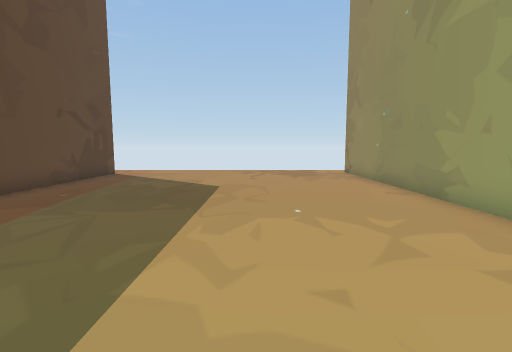
View 1 (above)

12 first-person views from a walk through a 3-D level made in the Unity game engine. The camera is 1.3 m above the floor, tilts 6° down and sees 85° across. The floor is counted in squares, 1 m on a side. Each view is taken from the middle of a square. On the plan, view 1 faces up. The plan holds only what a view shows up to about 13 squares ahead; the rest is blank. The place goes on beyond the plan. Some animated figures are left out. Some surface patterns are stand-ins.

View 2
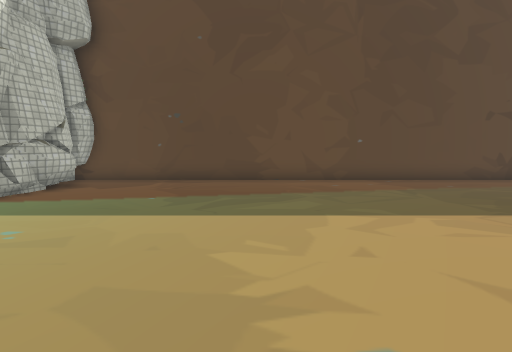

View 3
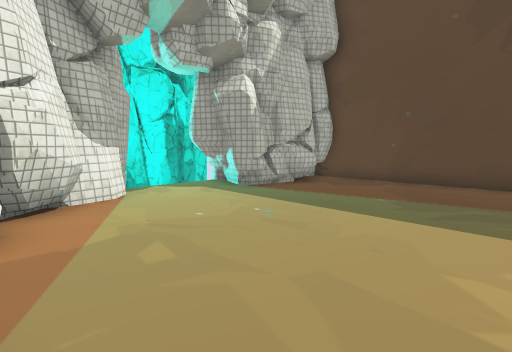

View 4
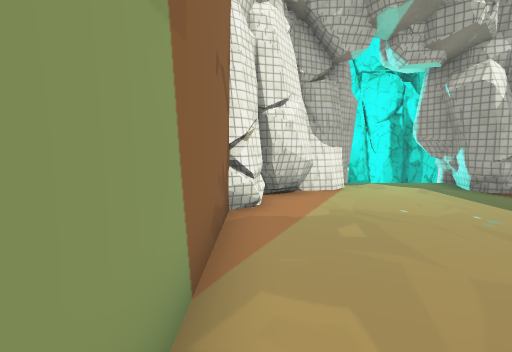

View 5
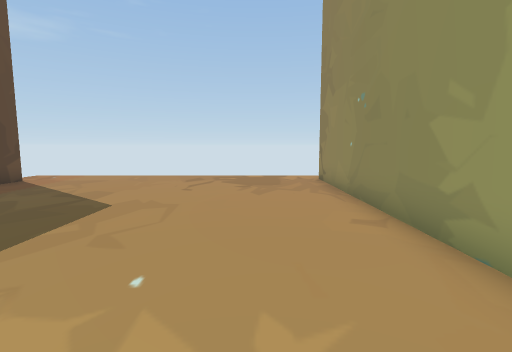

View 6
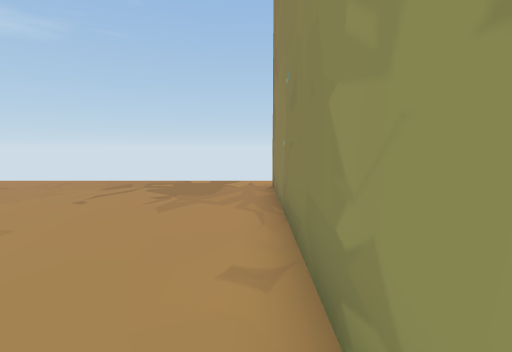

View 7
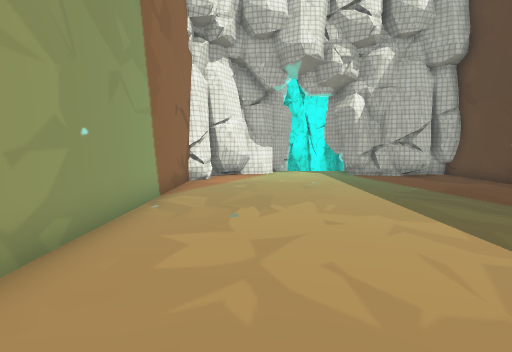

View 8
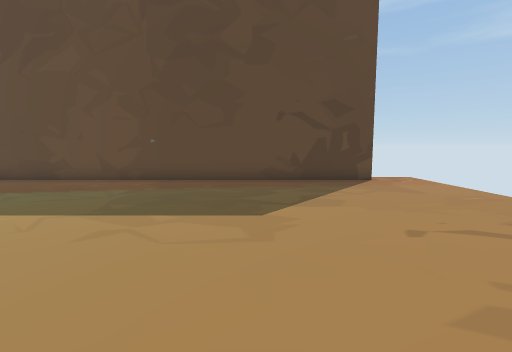

View 9
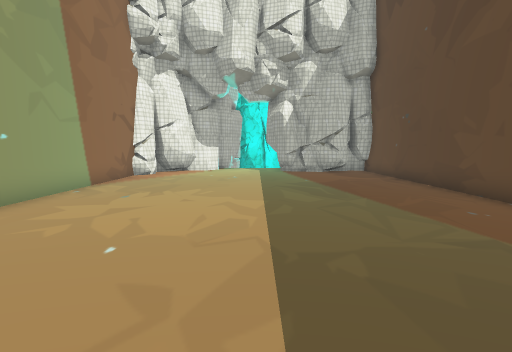

View 10
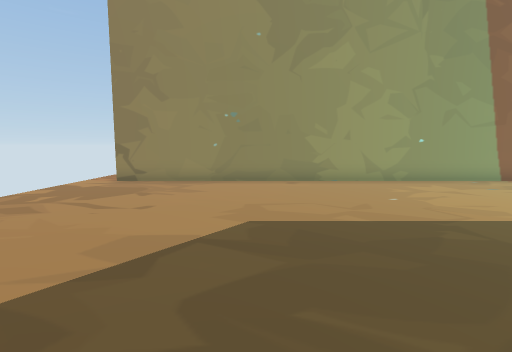

View 11
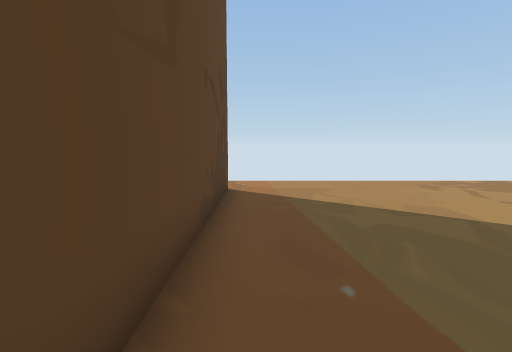

View 12
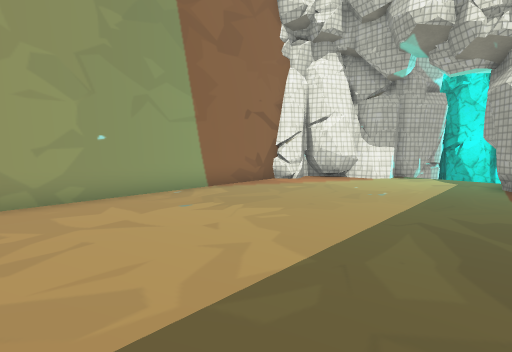

### Floor plan
Points are (right, up) in squares from view 1. A wall is a line through its corners. A room is listed if a view was taken in it or the views show most of it. See-through windows are left out.
Room 1 (views 1, 2, 3, 4, 5, 6, 7, 8, 9, 10, 11, 12)
walls: (-6.9, 13.6) (-6.9, -6.1); (4.5, -3.9) (4.5, 14.4); (-2.6, -5.5) (-2.2, -6); (-2.6, -5.5) (-2.2, -6); (-4.4, -5.1) (-3.5, -5.9); (-2.9, -5.5) (-2.8, -5.5); (3.8, -4.6) (4.2, -3.8); (-5, -5) (-2.5, -5.9); (-3.8, -5.4) (-3.5, -5.9); (-5.3, -4.9) (-3.8, -5.3); (3.3, -5) (3.6, -5); (-3.2, -5.7) (-2.7, -5.6); (-4.4, -5.6) (-3.9, -5.8); (2.7, -5.5) (3.2, -5.1) (3.6, -5); (-2.2, -6.1) (-2.1, -6.3); (-2.1, -6.2) (-2.5, -7.4) (-2.2, -8); (-5.8, -5.3) (-4.8, -5); (-5.7, -5.4) (-4.9, -4.9) (-4.7, -5.3) (-3.7, -5.4) (-3.4, -5.8) (-2.8, -5.5); (-6.9, -5.2) (-6.4, -5.3); (-2.3, -6.8) (-2.3, -7.5); (-2.5, -6.8) (-2, -8); (-6.6, -5.5) (-6.3, -6); (2.2, -6.5) (2.7, -5.6) (3.3, -5.2); (-6.9, -5.4) (-6.4, -5.5) (-6.1, -6); (-2.2, -6.9) (-1.7, -8); (-2.3, -6.9) (-1.6, -7.9); (1.4, -6.9) (2, -6.4) (2.8, -6.2); (1.4, -7) (1.8, -6.6) (2.3, -6.5) (2.7, -5.6); (1.1, -7.2) (1.8, -6.5); (0.5, -8.6) (1.1, -7.9)
low walls: (3.8, -3.9) (4.6, -3.5); (-2.8, -5.5) (-2.2, -6) (-2.7, -7.4); (-3.6, -5.4) (-3.4, -5.8); (3.9, -4.6) (4.1, -3.7); (-5.1, -5.2) (-4.5, -5.3); (3, -5.6) (3.6, -5.3); (2.8, -6) (3.5, -5.5); (1.2, -6.8) (1.6, -6.5)
ways out: opening at (5, 15)

Where each view was taken, in squares from view 1:
view 1: 0 up, 0 right, facing up
view 2: 1 up, 4 right, facing left
view 3: 1 up, 4 right, facing down-left
view 4: 2 up, 4 right, facing down
view 5: 3 up, 2 right, facing up
view 6: 5 up, 4 right, facing up
view 7: 7 up, 2 right, facing down
view 8: 9 up, 4 right, facing left
view 9: 9 up, 1 left, facing down
view 10: 9 up, 6 left, facing right
view 11: 5 up, 6 left, facing up
view 12: 5 up, 3 left, facing down-right
